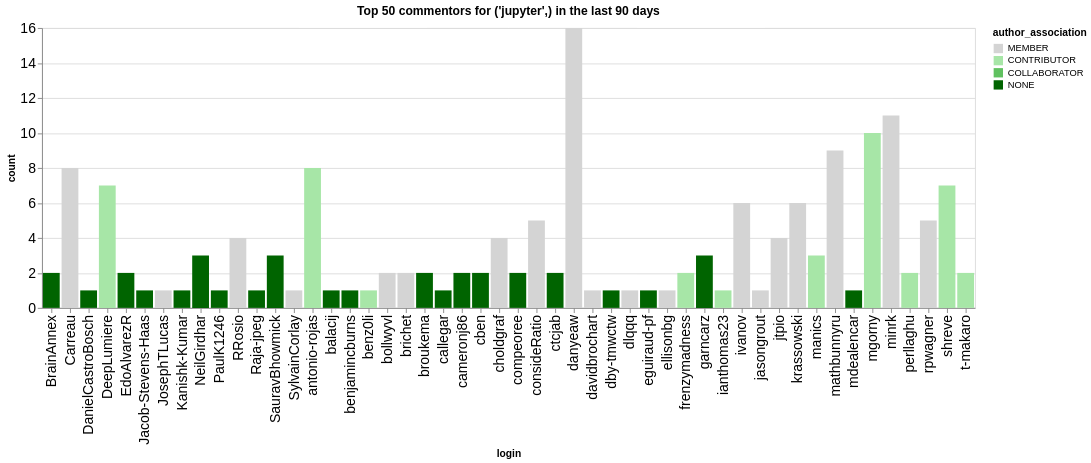

Source (notebook cell):
### Code cell
n_plot = 50
charts = []
for ii, (iorg, idata) in enumerate(commentors.groupby(['org'])):
    title = f"Top {n_plot} commentors for {iorg} in the last {n_days} days"
    idata = idata.groupby('login', as_index=False).agg({'count': 'sum', 'author_association': 'first'})
    idata = idata.sort_values('count', ascending=False).head(n_plot)
    ch = alt.Chart(data=idata.head(n_plot), title=title).mark_bar().encode(
        x='login',
        y='count',
        color=alt.Color('author_association', scale=alt.Scale(domain=author_types, range=author_colors))
    )
    charts.append(ch)
alt.hconcat(*charts)

### Figure 1 — Vega-Lite specification as saved in the notebook (floating-point values rounded to 4 significant figures)
{"config": {"axisLeft": {"labelFontSize": 15}, "axisBottom": {"labelFontSize": 15}}, "hconcat": [{"mark": {"type": "bar"}, "encoding": {"color": {"field": "author_association", "scale": {"domain": ["MEMBER", "CONTRIBUTOR", "COLLABORATOR", "NONE"], "range": ["rgb(211.82745098039214, 211.82745098039214, 211.82745098039214)", "rgb(166.98562091503268, 229.89803921568628, 166.98562091503268)", "rgb(96.37647058823529, 192.75294117647059, 96.37647058823529)", "rgb(0.0, 100.3921568627451, 0.0)"]}, "type": "nominal"}, "x": {"field": "login", "type": "nominal"}, "y": {"field": "count", "type": "quantitative"}}, "title": "Top 50 commentors for ('jupyter',) in the last 90 days"}], "data": {"name": "data-638c81cafc1252ed2c980dbd599bc2f0"}, "$schema": "https://vega.github.io/schema/vega-lite/v5.20.1.json", "datasets": {"data-638c81cafc1252ed2c980dbd599bc2f0": [{"login": "danyeaw", "count": 16, "author_association": "MEMBER"}, {"login": "minrk", "count": 11, "author_association": "MEMBER"}, {"login": "mgorny", "count": 10, "author_association": "CONTRIBUTOR"}, {"login": "mathbunnyru", "count": 9, "author_association": "MEMBER"}, {"login": "antonio-rojas", "count": 8, "author_association": "CONTRIBUTOR"}, {"login": "Carreau", "count": 8, "author_association": "MEMBER"}, {"login": "shreve", "count": 7, "author_association": "CONTRIBUTOR"}, {"login": "DeepLumiere", "count": 7, "author_association": "CONTRIBUTOR"}, {"login": "ivanov", "count": 6, "author_association": "MEMBER"}, {"login": "krassowski", "count": 6, "author_association": "MEMBER"}, {"login": "consideRatio", "count": 5, "author_association": "MEMBER"}, {"login": "rpwagner", "count": 5, "author_association": "MEMBER"}, {"login": "jtpio", "count": 4, "author_association": "MEMBER"}, {"login": "RRosio", "count": 4, "author_association": "MEMBER"}, {"login": "choldgraf", "count": 4, "author_association": "MEMBER"}, {"login": "SauravBhowmick", "count": 3, "author_association": "NONE"}, {"login": "NeilGirdhar", "count": 3, "author_association": "NONE"}, {"login": "garncarz", "count": 3, "author_association": "NONE"}, {"login": "manics", "count": 3, "author_association": "CONTRIBUTOR"}, {"login": "BrainAnnex", "count": 2, "author_association": "NONE"}, {"login": "brichet", "count": 2, "author_association": "MEMBER"}, {"login": "perllaghu", "count": 2, "author_association": "CONTRIBUTOR"}, {"login": "t-makaro", "count": 2, "author_association": "CONTRIBUTOR"}, {"login": "cameronj86", "count": 2, "author_association": "NONE"}, {"login": "frenzymadness", "count": 2, "author_association": "CONTRIBUTOR"}, {"login": "ctcjab", "count": 2, "author_association": "NONE"}, {"login": "broukema", "count": 2, "author_association": "NONE"}, {"login": "EdoAlvarezR", "count": 2, "author_association": "NONE"}, {"login": "cben", "count": 2, "author_association": "NONE"}, {"login": "bollwyvl", "count": 2, "author_association": "MEMBER"}, {"login": "compeoree", "count": 2, "author_association": "NONE"}, {"login": "SylvainCorlay", "count": 1, "author_association": "MEMBER"}, {"login": "benjamincburns", "count": 1, "author_association": "NONE"}, {"login": "eguiraud-pf", "count": 1, "author_association": "NONE"}, {"login": "dlqqq", "count": 1, "author_association": "MEMBER"}, {"login": "dby-tmwctw", "count": 1, "author_association": "NONE"}, {"login": "davidbrochart", "count": 1, "author_association": "MEMBER"}, {"login": "benz0li", "count": 1, "author_association": "CONTRIBUTOR"}, {"login": "callegar", "count": 1, "author_association": "NONE"}, {"login": "balacij", "count": 1, "author_association": "NONE"}, {"login": "DanielCastroBosch", "count": 1, "author_association": "NONE"}, {"login": "Kanishk-Kumar", "count": 1, "author_association": "NONE"}, {"login": "JosephTLucas", "count": 1, "author_association": "MEMBER"}, {"login": "Jacob-Stevens-Haas", "count": 1, "author_association": "NONE"}, {"login": "PaulK1246", "count": 1, "author_association": "NONE"}, {"login": "Raja-jpeg", "count": 1, "author_association": "NONE"}, {"login": "ianthomas23", "count": 1, "author_association": "CONTRIBUTOR"}, {"login": "jasongrout", "count": 1, "author_association": "MEMBER"}, {"login": "ellisonbg", "count": 1, "author_association": "MEMBER"}, {"login": "mdealencar", "count": 1, "author_association": "NONE"}]}}
